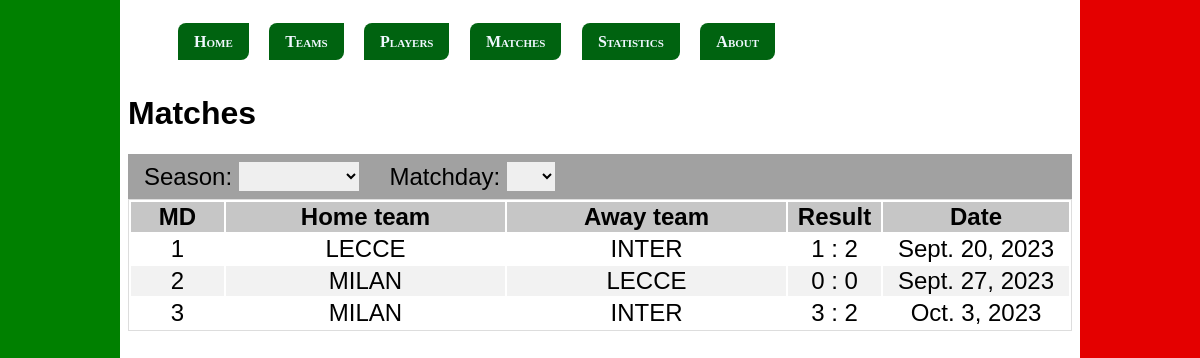
The page /teams/7/matches on the database its author committed.
### footballstats/models.py (models this page shows)
class Match(models.Model):
    match_id = models.AutoField(primary_key=True)
    matchday = models.PositiveIntegerField(null=True)
    referee = models.CharField(null=True, max_length=100)
    home_team = models.ForeignKey(Club, null=True, on_delete=models.CASCADE, related_name="home_matches")
    guest_team = models.ForeignKey(Club, null=True, on_delete=models.CASCADE, related_name="guest_matches")
    home_score = models.PositiveIntegerField(null=True)
    guest_score = models.PositiveIntegerField(null=True)
    season = models.ForeignKey(Season, null=True, on_delete=models.CASCADE)
    date = models.DateField(null=True)

class Club(models.Model):
    club_id = models.AutoField(primary_key=True)
    club_name = models.CharField(max_length=100, null=True)
    headquarter = models.CharField(max_length=100, null=True)
    website = models.URLField(max_length=200, null=True)
    president = models.CharField(max_length=150, null=True)
    coach = models.CharField(max_length=150, null=True)
    assistant_coach = models.CharField(max_length=150, null=True)
    stadium = models.ForeignKey(Stadium, null=True, on_delete=models.SET_NULL)
    def __str__(self) -> str:
        return f"{self.club_name}"

### footballstats/views.py (the view)
# urls.py: path("teams/<str:team>/matches", views.team_matches, name="team-matches"),
def team_matches(request, team : str):
    matches = Match.objects.all()
    return render(request, "footballstats/matches.html", {
        "matches" : matches
    })

### footballstats/templates/footballstats/matches.html (shortened to what this page needs)
{% extends "base.html" %}
{% load static %}
{% block css_files %}
<link rel="stylesheet" href="{% static "footballstats/footballstats.css" %}">
{% endblock css_files %}
{% block navigation %}
{% include "footballstats/includes/header.html" %}
{% endblock navigation %}
{% block content %}
<h1>Matches</h1>
<div class="tabdiv-head">
    <form action="{% url "matches" %}" method="post">
        <label for="season">Season:</label>
        <select name="season" id="season" onchange="this.form.submit()">
        </select>
        <label for="matchday">Matchday:</label>
        <select name="matchday" id="matchday" onchange="this.form.submit()">
        </select>
    </form>
</div>
<div class="tabdiv-body">
    <table class="content-tab matches-tab">
        <colgroup>
            <col><col><col><col><col>
        </colgroup>
        <thead>
            <tr>
                <th>MD</th>
                <th>Home team</th>
                <th>Away team</th>
                <th>Result</th>
                <th>Date</th>
            </tr>
        </thead>
        <tbody>
            {% for match in matches %}
                <tr>
                    <td>{{ match.matchday }}</td>
                    <td>{{ match.home_team }}</td>
                    <td>{{ match.guest_team }}</td>
                    <td>{{ match.home_score }} : {{ match.guest_score }}</td>
                    <td>{{ match.date }}</td>
                </tr>
            {% endfor %}
        </tbody>
    </table>
</div>
{% endblock content %}

### static/base.css (style rules this page uses)
body { background-image: linear-gradient(to right, green 10%, white 10%, white 90%, rgb(228, 0, 0) 10%); margin: 10px; font-family: 'Gill Sans', 'Gill Sans MT', Calibri, 'Trebuchet MS', sans-serif; }

### footballstats/static/footballstats/footballstats.css (style rules this page uses)
.content-tab thead { background-color: #bebebede; font-weight: bold; }
.content-tab { width: 100%; border: 1px solid #ddd; font-size: 1.5rem; }
.content-tab tr:nth-child(even) { background-color: #f2f2f2; }
.content-tab tr { text-align: center; }
.matches-tab colgroup col:nth-child(1) { width: 10%; }
.matches-tab colgroup col:nth-child(2) { width: 30%; }
.matches-tab colgroup col:nth-child(3) { width: 30%; }
.matches-tab colgroup col:nth-child(4) { width: 10%; }
.matches-tab colgroup col:nth-child(5) { width: 20%; }
.tabdiv-head form { background-color: rgb(161, 161, 161); font-size: 1.5rem; padding: 0.5rem 0 0.5rem 1rem; }
.tabdiv-head select { margin-right: 1.5rem; border: None; font-size: 1.5rem; }
#season { width: 7.5rem; }
#matchday { width: 3rem; }

### rows shown on the page
Match: matchday "1", home_team "LECCE", guest_team "INTER", home_score "1", guest_score "2", date "Sept. 20, 2023"
Match: matchday "2", home_team "MILAN", guest_team "LECCE", home_score "0", guest_score "0", date "Sept. 27, 2023"
Match: matchday "3", home_team "MILAN", guest_team "INTER", home_score "3", guest_score "2", date "Oct. 3, 2023"
